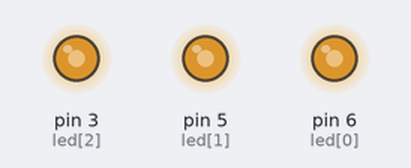
A sketch run on a simulated Arduino Uno, built with avr-gcc and run on an emulated ATmega328P. Shown: output pins drawn as LEDs (lit = HIGH). Random numbers use the default seed unless the sketch sets one.

Above: at 0.34 s.
At 3.0 s:
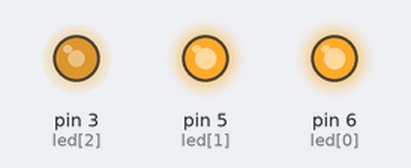
At 4.5 s:
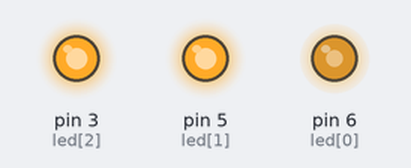
At 10.6 s:
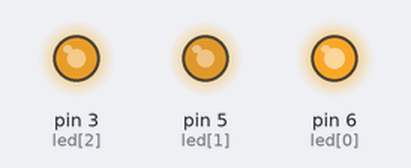
At 16.6 s:
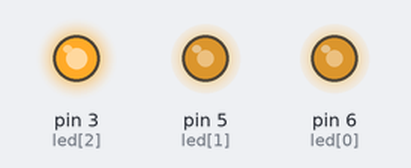
At 34.8 s:
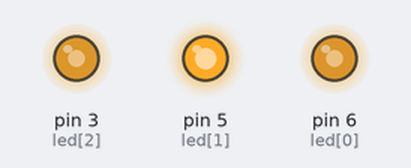
Timing chart, 0 to 40.0 s (numbered marks = the images above):
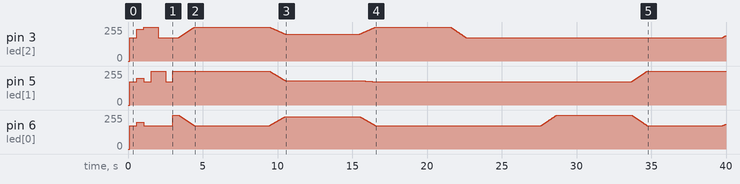

Measured:
- by itself, pin 3 (led[2]): 0/255 → 174/255 at 0.11 s, → 237/255 0.48 s later, → 255/255 0.48 s later, → 174/255 0.97 s later, … (289 changes in this stretch)
- by itself, pin 5 (led[1]): 0/255 → 174/255 at 0.11 s, → 202/255 0.48 s later, → 174/255 0.48 s later, → 255/255 0.48 s later, … (169 changes in this stretch)

The sketch:

deskLight.ino
```cpp
/**
 * Hi!
 * This program controls an RGB LED with some fade animations.
 * You can use this by adjusting the LED pins below and adjusting
 * the value you'd like to use for on and off.
 **/


//Initialize led pins
int led[] = {6, 5, 3};

const int ledOff = 255; //Led full off pwm value.
const int ledOn = 175;  //led full on pwm brightness.
const int mainDelay = 1000;

void setup()
{
    //Initialize those output ports.
    for (int i = 0; i < (sizeof(led) / sizeof(int)); i++)
    {
        pinMode(led[i], OUTPUT);
        analogWrite(led[i], ledOff); //Turn off all RGB led pins
    }
    //Get random brightness and use it as the seed.
    randomSeed(analogRead(0));
}

/**
 * Fade from the current LED state to the inputed one
 **/
int time = 0;
int ledStates[] = {ledOff, ledOff, ledOff};
void fadeTo(int red, int green, int blue, int transitionTime)
{
    //Want 20 fps
    float spf = 1.0 / ((float)transitionTime * 9.0);
    //int time = transitionTime / (transitionTime*20); //Get time percycle in microseconds.
    float change[] = {
        red - ledStates[0], green - ledStates[1], blue - ledStates[2]}; //Difference in all the values.
    //Run transition
    for (float i = 0; i <= 1.00;)
    {
        i += spf;
        //Set all Led to the right value
        for (int j = 0; j < 3; j++)
        {
            analogWrite(led[j], i * change[j] + (float)ledStates[j]);
        }
    }
    ledStates[0] = red;
    ledStates[1] = green;
    ledStates[2] = blue;
}

/**
 * Function for changing the RGB LED to a random value (either a solid color or a mix of colors)
 **/
void changeLed() {
    changeLed(false);
}
void changeLed(boolean slow)
{
    int ranLed[3];
    if ((int)(random(0, 4) + .5) == 0)
    {
        //25% of time.
        for (int i = 0; i < 3; i++)
        {
            ranLed[i] = (int)(random(ledOn, ledOff) + .5);
        }
    }
    else
    {
        //75% of time.
        while (true)
        {
            for (int i = 0; i < 3; i++)
            {
                ranLed[i] = (ledOff - ledOn) * (int)(random(0, 2)) + ledOn;
            }
            if (ranLed[0] != ledOff || ranLed[1] != ledOff || ranLed[2] != ledOff)
                break;
        }
    }

    fadeTo(ranLed[0], ranLed[1], ranLed[2], slow ? 3000 : 1000);
}

/**
 * Create a pattern of lights for some fun action
 **/
int timeDelays[] = {2, 3, 4, 8, 16, 32};
void randomPattern()
{
    int randWait = 1000 / timeDelays[(int)(random(0, 4) + .5)];
    int count = 7;
    int ranLed[3];
    while (count > 0)
    {
        //Configure led array
        if ((int)(random(0, 4) + .5) == 0)
        {
            //25% of time.
            for (int i = 0; i < 3; i++)
            {
                ranLed[i] = (int)(random(ledOn, ledOff) + .5);
            }
        }
        else
        {
            //75% of time.
            while (true)
            {
                for (int i = 0; i < 3; i++)
                {
                    ranLed[i] = (ledOff - ledOn) * (int)(random(0, 2)) + ledOn;
                }
                if (ranLed[0] != ledOff || ranLed[1] != ledOff || ranLed[2] != ledOff)
                    break;
            }
        }
        fadeTo(ranLed[0], ranLed[1], ranLed[2], 100);

        delay(randWait * .75);
        //run atleast 4 times then there exists a probability of exiting.
        if (count < (int)(random(0, 5) + .5))
            break;
        count--;
    }
}

void loop()
{
    randomPattern();

    int slowCycles = random(50, 100);
    for (int i = 0; i < slowCycles; i++)
    {
        changeLed();
        delay(5000);
    }

    delay(mainDelay);
}
```
